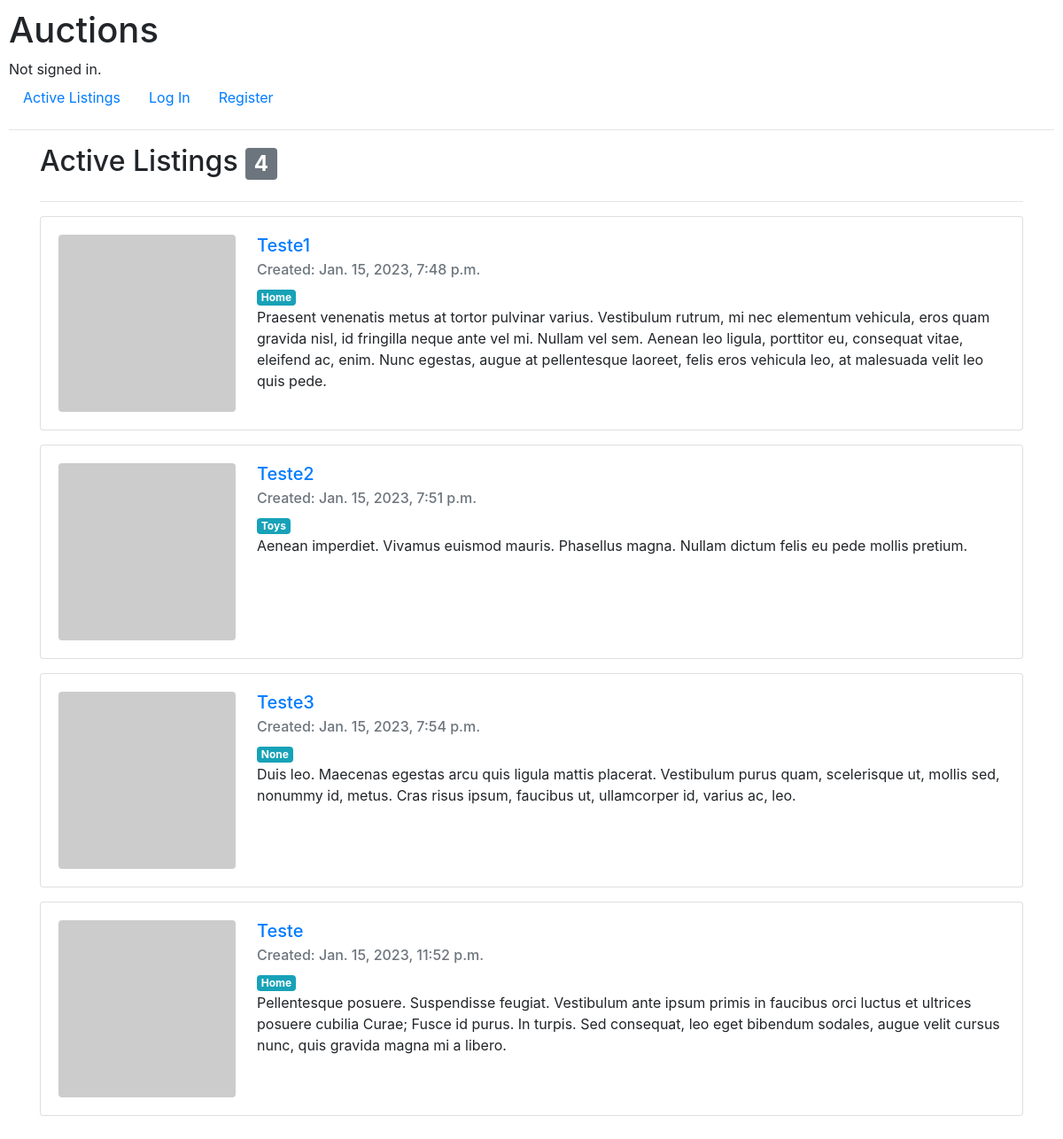
The app's page /, older data.
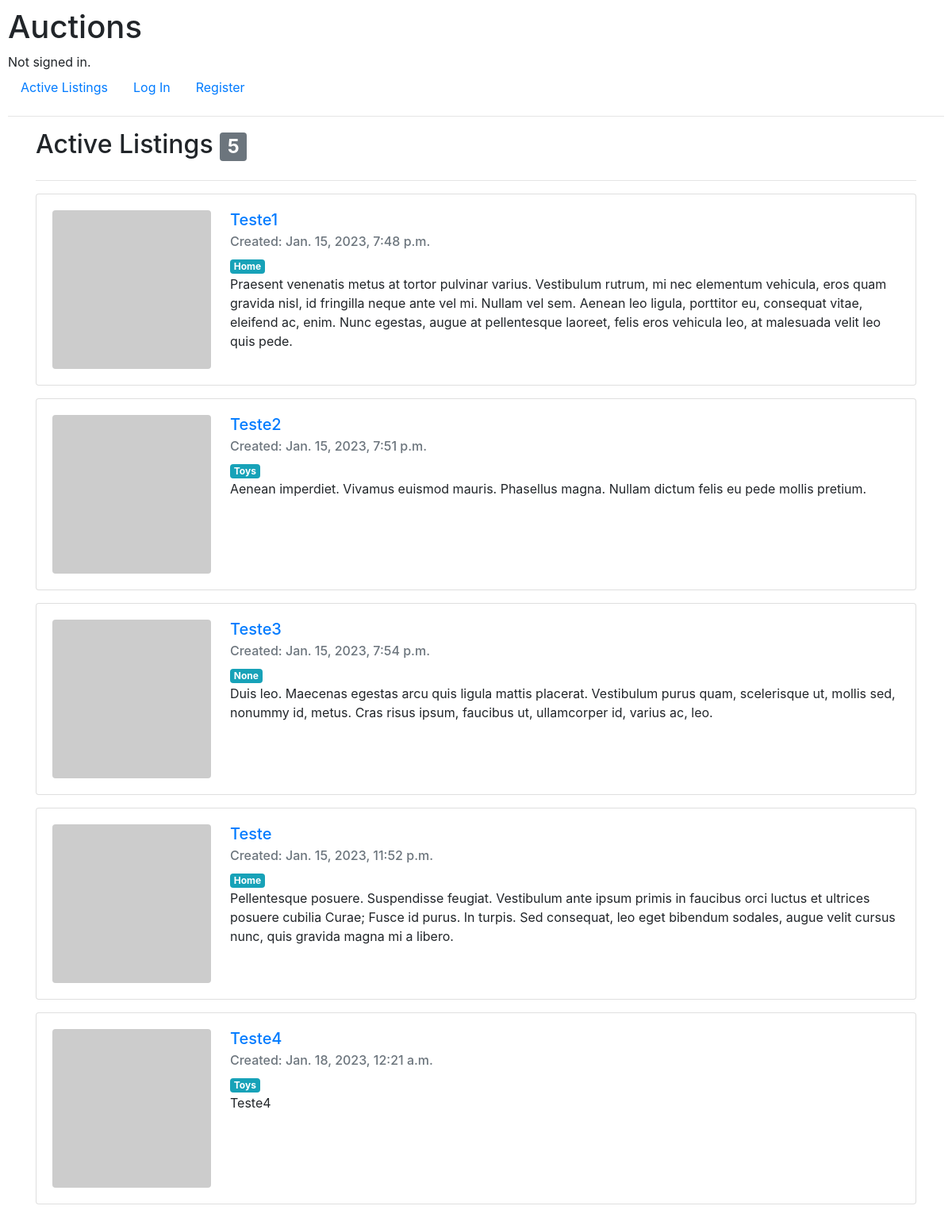
The same page, newer data.
### auctions/models.py (models this page shows, shortened)
class Listing(models.Model):
    user = models.ForeignKey(to=User, on_delete=models.PROTECT)
    title = models.CharField(max_length=50)
    description = models.TextField()
    category = models.ForeignKey(to=Category, on_delete=models.PROTECT, blank=True, null=True)
    image = models.URLField(blank=True, null=True)
    starting_price = models.DecimalField(max_digits=20, decimal_places=2)
    date_created = models.DateTimeField(auto_now_add=True)
    is_active = models.BooleanField(default=True)

class Category(models.Model):
    name = models.CharField(max_length=50, unique=True)
    def __str__(self) -> str:
        return self.name
    class Meta:
        verbose_name_plural = "Categories"

### auctions/views.py (the view)
# urls.py: path("", views.index, name="index"),
def index(request):
    listings = Listing.objects.filter(is_active=True)
    return render(request, "auctions/index.html", context={
        "listings": listings,
    })

### auctions/templates/auctions/index.html
{% extends "auctions/layout.html" %}
{% block body %}
    <div class="container">
        <div class="row">
            <div class="col">
                <h2>Active Listings <span class="badge badge-secondary">{{ listings|length }}</span></h2>
            </div>
        </div>
        <hr>
        <div class="row">
            <div class="col">
            {% for listing in listings %}
                <div class="card mb-3">
                    <div class="card-body">
                        <img src="{{ listing.image|default:'https://dummyimage.com/200x200/404040/ffffff.jpg&text=No+Image' }}" class="img-fluid rounded float-left mr-4" style="width: 200px; height: 200px;" alt="Teste">
                        <h5 class="card-title">
                            <a href="{% url 'listing_detail' listing.id %}">{{ listing.title }}</a>
                        </h5>
                        <h6 class="card-subtitle mb-2 text-muted">Created: {{ listing.date_created }}</h6>
                        <span class="badge badge-info">{{ listing.category }}</span>
                        <p class="card-text">{{ listing.description }}</p>
                    </div>
                </div>
            {% empty %}
                Sorry, no listing.
            {% endfor %}
            </div>
        </div>
    </div>
{% endblock %}

Row changes from the older to the newer data that the page shows:
added Listing: title "Teste4", date_created "Jan. 18, 2023, 12:21 a.m.", category "Toys", description "Teste4"
Text that changed along with them:
{{ listings|length }}: "4" → "5"
